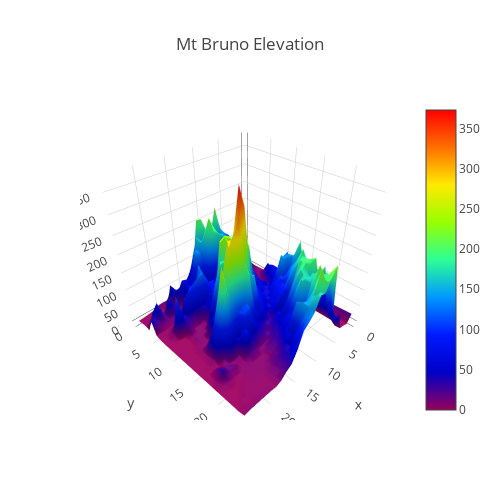

The notebook cell this image was saved under:
### Code cell
fig = go.Figure(data=data, layout=layout)

offline.iplot(fig)

### Figure 1 — Plotly figure (JSON) as saved in the notebook; plotly's stock layout.template omitted (floating-point values rounded to 4 significant figures; data arrays with more than 128 entries replaced by an {"elided": "..."} marker saying what was removed)
{"data": [{"colorscale": "Rainbow", "type": "surface", "uid": "0d45bd14-9c78-11e8-84f4-6030d4660e22", "z": {"elided": "25x25 float values"}}], "layout": {"autosize": false, "height": 500, "title": "Mt Bruno Elevation", "width": 500}}
